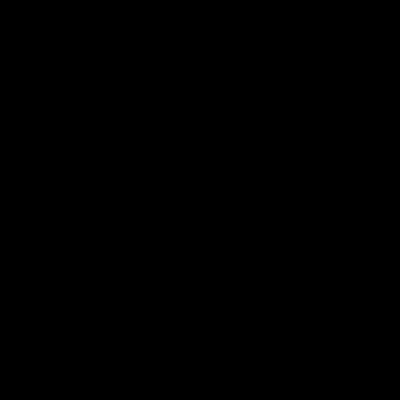
Frame 1 (no input)
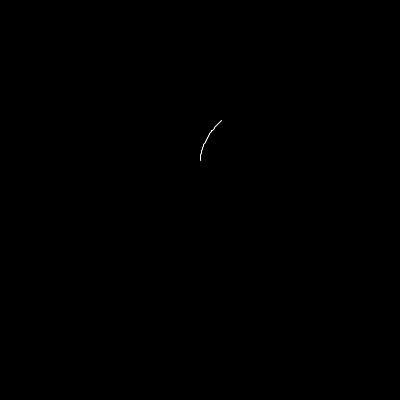
Frame 60 (the mouse pressed at the canvas centre just before this capture)
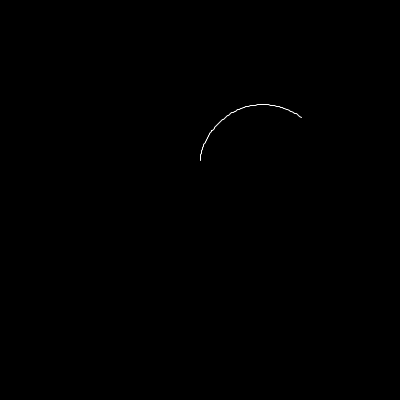
Frame 120 (the mouse held since frame 60 and released just before this capture)

The Processing sketch that drew these frames (run headless with seeded random() and noise(); from frame 60 on, the mouse is pressed at the canvas centre):

// Processing sketch: sketch
// ── sketch.pde
//CC_134-1_Heart_Curve
//Original Code By Dan Shiffman of The Coding Train
//https://www.youtube.com/watch?v=oUBAi9xQ2X4
float a = 0;

ArrayList<PVector> heart = new ArrayList<PVector>(); 
void setup() {
  size(400, 400);
}

void draw() {
  background(0);
  //move origin to the center of the window
  translate(width/2, height/2);
  noFill();
  stroke(255);
  beginShape();
  for(PVector v : heart) {
    vertex(v.x,v.y);
  }
  endShape();
  
  float r = 8;
  float x = r*(16 * pow(sin(a), 3));
  float y = -r*(13 * cos(a) - 5 * cos(2*a) - 2 * cos(3*a) - cos(4*a));
  heart.add(new PVector(x,y));
  a += 0.01;
}
